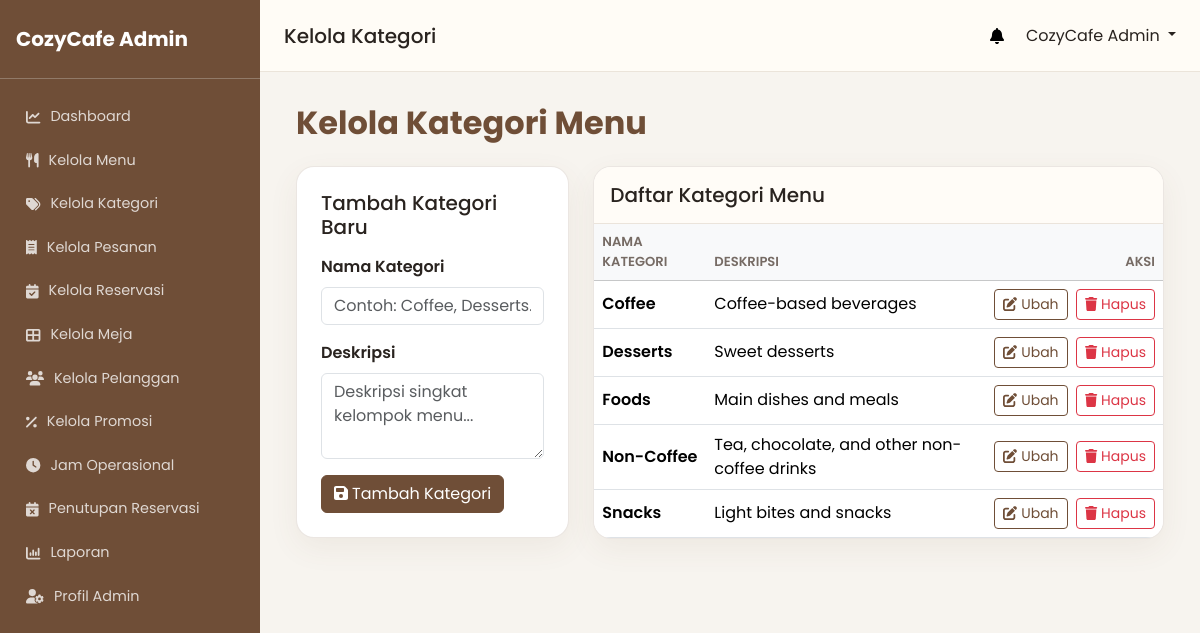
Page /admin/categories (signed in) on the earlier database version.
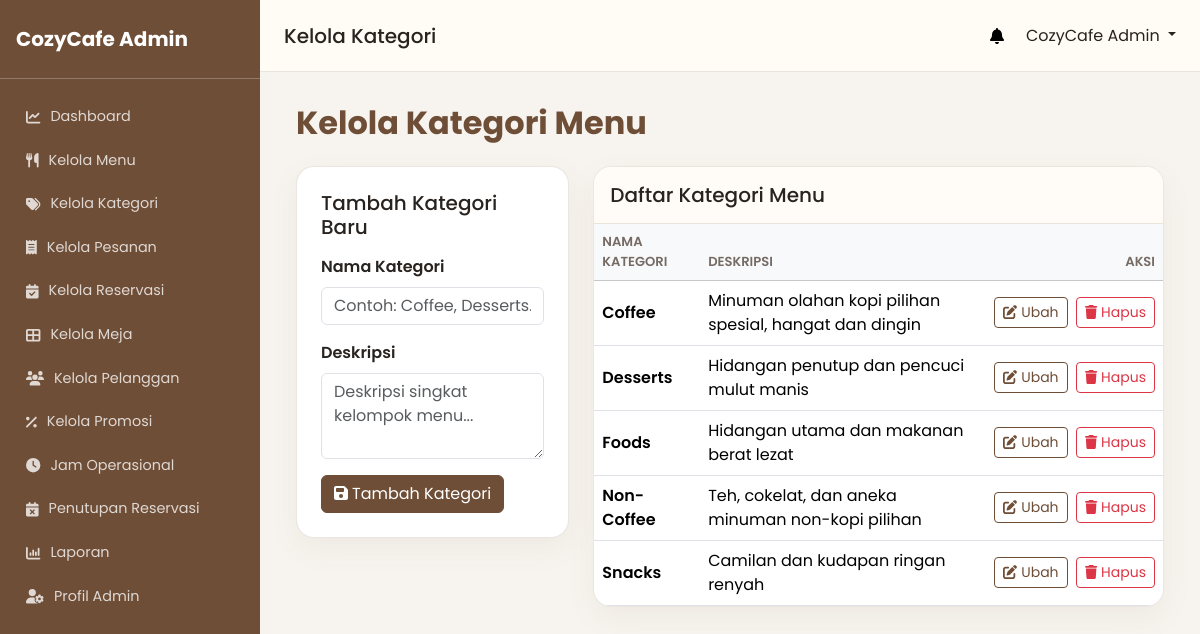
Same page on the later database version.
### tables this page shows
CREATE TABLE categories (
    id INT UNSIGNED NOT NULL AUTO_INCREMENT,
    name VARCHAR(100) NOT NULL,
    description TEXT NULL,
    created_at DATETIME NOT NULL DEFAULT CURRENT_TIMESTAMP,
    PRIMARY KEY (id),
    UNIQUE KEY uq_categories_name (name)
);

### app/Core/Controller.php (called while the page is built, shortened)
<?php
class Controller
{
    protected function view(string $viewPath, array $data = []): void
    {
        extract($data, EXTR_SKIP);
        $file = dirname(__DIR__, 2) . '/views/' . ltrim($viewPath, '/') . '.php';
        require $file;
    }
}

### app/Controllers/AdminCategoryController.php (called while the page is built, shortened)
<?php
class AdminCategoryController extends Controller
{
    private Category $categories;
    public function __construct()
    {
        $this->categories = new Category();
    }
    public function index(): void
    {
        $this->render();
    }
    private function render(?array $category = null, array $errors = []): void
    {
        $this->view('admin/categories', [
            'pageTitle' => 'Kelola Kategori',
            'categories' => $this->categories->all(),
            'category' => $category,
            'errors' => $errors,
        ]);
    }
}

### app/Core/Router.php (called while the page is built, shortened)
<?php
class Router
{
    private array $routes = [
        'GET' => [],
        'POST' => [],
    ];
    private function addRoute(string $method, string $path, array $handler): void
    {
        $normalizedPath = '/' . trim($path, '/');
        if ($normalizedPath === '/') {
            $normalizedPath = '/';
        }
        $this->routes[$method][$normalizedPath] = $handler;
    }
    public function dispatch(): void
    {
        $method = strtoupper($_SERVER['REQUEST_METHOD'] ?? 'GET');
        $path = parse_url($_SERVER['REQUEST_URI'] ?? '/', PHP_URL_PATH);
        $path = '/' . trim($path, '/');
        [$controllerClass, $methodName] = $this->routes[$method][$path];
        $controller = new $controllerClass();
        call_user_func([$controller, $methodName]);
    }
}

### public/index.php (called while the page is built, shortened)
<?php
$router = new Router();
$router->get('/login', [AuthController::class, 'showLogin']);
$router->post('/login', [AuthController::class, 'login']);
$router->get('/register', [AuthController::class, 'showRegister']);
$router->post('/register', [AuthController::class, 'register']);
$router->post('/logout', [AuthController::class, 'logout']);
$router->get('/profile', [AuthController::class, 'showCustomerProfile']);
$router->post('/profile', [AuthController::class, 'updateCustomerProfile']);
$router->get('/admin/profile', [AuthController::class, 'showAdminProfile']);
$router->post('/admin/profile', [AuthController::class, 'updateAdminProfile']);
$router->get('/notifications', [NotificationController::class, 'index']);
$router->post('/notifications/read', [NotificationController::class, 'markRead']);
$router->post('/notifications/read-all', [NotificationController::class, 'markAllRead']);
$router->get('/admin/notifications', [NotificationController::class, 'adminIndex']);
$router->post('/admin/notifications/read', [NotificationController::class, 'adminMarkRead']);
$router->post('/admin/notifications/read-all', [NotificationController::class, 'adminMarkAllRead']);
$router->get('/admin/dashboard', [AdminDashboardController::class, 'index']);
$router->get('/admin/reports', [AdminReportController::class, 'index']);
$router->get('/', [HomeController::class, 'index']);
$router->get('/menu', [MenuController::class, 'index']);
$router->get('/menu/detail', [MenuController::class, 'detail']);
$router->get('/admin/categories', [AdminCategoryController::class, 'index']);
$router->get('/admin/categories/edit', [AdminCategoryController::class, 'edit']);
$router->post('/admin/categories/create', [AdminCategoryController::class, 'create']);
$router->post('/admin/categories/update', [AdminCategoryController::class, 'update']);
$router->post('/admin/categories/delete', [AdminCategoryController::class, 'delete']);
$router->get('/admin/menus', [AdminMenuController::class, 'index']);
$router->get('/admin/menus/new', [AdminMenuController::class, 'createForm']);
$router->get('/admin/menus/edit', [AdminMenuController::class, 'editForm']);
$router->post('/admin/menus/create', [AdminMenuController::class, 'create']);
$router->post('/admin/menus/update', [AdminMenuController::class, 'update']);
$router->post('/admin/menus/toggle', [AdminMenuController::class, 'toggle']);
$router->post('/admin/menus/disable', [AdminMenuController::class, 'disable']);
$router->get('/admin/tables', [AdminTableController::class, 'index']);
$router->get('/admin/tables/edit', [AdminTableController::class, 'edit']);
$router->post('/admin/tables/create', [AdminTableController::class, 'create']);
$router->post('/admin/tables/update', [AdminTableController::class, 'update']);
$router->post('/admin/tables/toggle', [AdminTableController::class, 'toggle']);
$router->get('/admin/customers', [AdminCustomerController::class, 'index']);
$router->get('/admin/operating-hours', [AdminOperatingHourController::class, 'index']);
$router->post('/admin/operating-hours/update', [AdminOperatingHourController::class, 'update']);
$router->get('/admin/closures', [AdminClosureController::class, 'index']);
$router->get('/admin/closures/edit', [AdminClosureController::class, 'edit']);
$router->post('/admin/closures/create', [AdminClosureController::class, 'create']);
$router->post('/admin/closures/update', [AdminClosureController::class, 'update']);
$router->post('/admin/closures/delete', [AdminClosureController::class, 'delete']);
$router->get('/admin/promotions', [AdminPromotionController::class, 'index']);
$router->get('/admin/promotions/new', [AdminPromotionController::class, 'createForm']);
$router->get('/admin/promotions/edit', [AdminPromotionController::class, 'editForm']);
$router->post('/admin/promotions/create', [AdminPromotionController::class, 'create']);
$router->post('/admin/promotions/update', [AdminPromotionController::class, 'update']);
$router->post('/admin/promotions/delete', [AdminPromotionController::class, 'delete']);
$router->get('/cart', [CartController::class, 'index']);
$router->post('/cart/add', [CartController::class, 'add']);
$router->post('/cart/update', [CartController::class, 'update']);
$router->post('/cart/change', [CartController::class, 'changeQuantity']);
$router->post('/cart/remove', [CartController::class, 'remove']);
$router->get('/checkout', [CheckoutController::class, 'index']);
$router->post('/checkout', [CheckoutController::class, 'placeOrder']);
$router->get('/orders', [OrderController::class, 'index']);
$router->get('/admin/orders', [AdminOrderController::class, 'index']);
$router->post('/admin/orders/status', [AdminOrderController::class, 'updateStatus']);
$router->post('/admin/orders/payment', [AdminOrderController::class, 'confirmPayment']);
$router->get('/admin/bookings', [AdminBookingController::class, 'index']);
$router->post('/admin/bookings/status', [AdminBookingController::class, 'updateStatus']);
$router->get('/reservation', [BookingController::class, 'reservation']);
$router->get('/reservation/availability', [BookingController::class, 'availability']);
$router->post('/reservation', [BookingController::class, 'create']);
$router->get('/bookings', [BookingController::class, 'myBookings']);
$router->dispatch();

### app/Models/Category.php (called while the page is built, shortened)
<?php
class Category extends Model
{
    public function all(): array
    {
        return $this->db->query('SELECT id, name, description, created_at FROM categories ORDER BY name')
            ->fetchAll();
    }
}

### views/admin/categories.php (the view, shortened to what the rows shown need)
<?php
$categories = $categories ?? [];
$category = $category ?? null;
$escape = static fn (?string $value): string =>
    htmlspecialchars($value ?? '', ENT_QUOTES | ENT_SUBSTITUTE, 'UTF-8');
$baseUrl = rtrim(str_replace('/index.php', '', $_SERVER['SCRIPT_NAME'] ?? ''), '/');
?>
<div class="container-fluid py-2">
    <h1 class="section-title h2 mb-4">Kelola Kategori Menu</h1>
    <div class="row g-4">
        <div class="col-lg-4">
            <section class="cozy-card p-4">
                <h2 class="h5 mb-3"><?= !empty($category['id']) ? 'Ubah Kategori' : 'Tambah Kategori Baru' ?></h2>
            </section>
        </div>
        <div class="col-lg-8">
            <section class="cozy-card">
                <div class="cozy-card-header p-3"><h2 class="h5 mb-0">Daftar Kategori Menu</h2></div>
                <div class="table-responsive">
                    <table class="table table-hover align-middle mb-0">
                        <thead class="table-light"><tr><th>Nama Kategori</th><th>Deskripsi</th><th class="text-end">Aksi</th></tr></thead>
                        <tbody>
                        <?php foreach ($categories as $item): ?>
                            <tr>
                                <td class="fw-semibold"><?= $escape($item['name']) ?></td>
                                <td><?= $escape($item['description'] ?? '') ?></td>
                                <td class="text-end text-nowrap">
                                    <a class="btn btn-sm btn-outline-coffee me-1" href="<?= $escape($baseUrl) ?>/admin/categories/edit?id=<?= (int) $item['id'] ?>"><i class="fa-solid fa-pen-to-square me-1"></i>Ubah</a>
                                    <form class="d-inline" method="post" action="<?= $escape($baseUrl) ?>/admin/categories/delete" onsubmit="return confirm('Hapus kategori ini? Kategori yang memiliki menu tidak dapat dihapus.');">
                                        <button class="btn btn-sm btn-outline-danger" type="submit"><i class="fa-solid fa-trash me-1"></i>Hapus</button>
                                    </form>
                                </td>
                            </tr>
                        <?php endforeach; ?>
                        </tbody>
                    </table>
                </div>
            </section>
        </div>
    </div>
</div>
<?php
require dirname(__DIR__) . '/layouts/admin_layout.php';

Differences in the rows shown:
changed categories "Coffee": description "Coffee-based beverages" → "Minuman olahan kopi pilihan spesial, hangat dan dingin"
changed categories "Desserts": description "Sweet desserts" → "Hidangan penutup dan pencuci mulut manis"
changed categories "Foods": description "Main dishes and meals" → "Hidangan utama dan makanan berat lezat"
changed categories "Non-Coffee": description "Tea, chocolate, and other non-coffee drinks" → "Teh, cokelat, dan aneka minuman non-kopi pilihan"
changed categories "Snacks": description "Light bites and snacks" → "Camilan dan kudapan ringan renyah"
